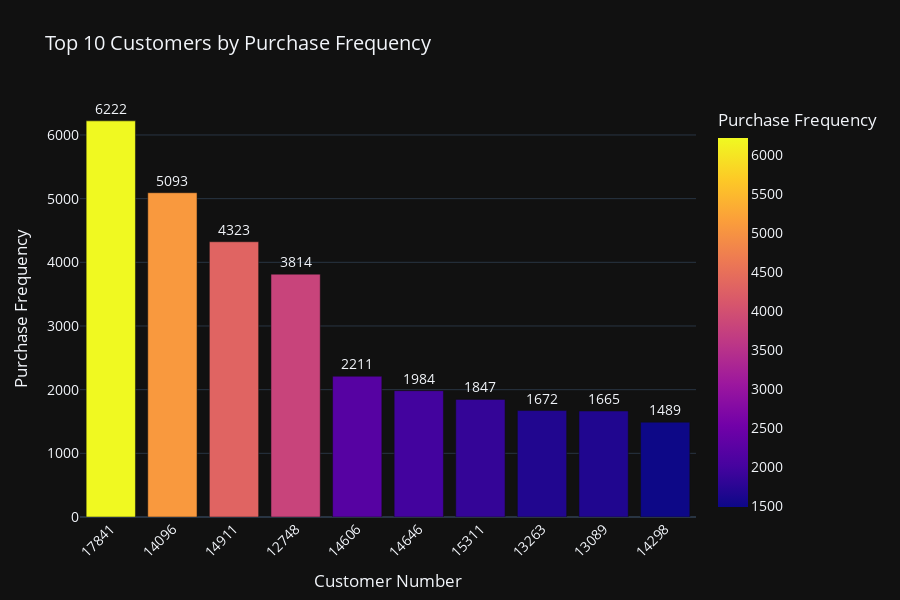

Notebook code cell kept with this figure:
### Markdown cell above
#### Top 10 Customers by Purchase Frequency

### Code cell
# Calculate customer purchase frequency
customer_purchase_frequency = transactions.groupby('CustomerNo')['TransactionNo'].count().reset_index()
customer_purchase_frequency.rename(columns={'TransactionNo': 'PurchaseFrequency'}, inplace=True)

# Get the top 10 customers by purchase frequency
top_customers_by_frequency = customer_purchase_frequency.sort_values(by='PurchaseFrequency', ascending=False).head(10)

# Convert CustomerNo to string for better labeling
top_customers_by_frequency['CustomerNo'] = top_customers_by_frequency['CustomerNo'].astype(str)

# Create a colorful bar chart
fig = px.bar(
    top_customers_by_frequency,
    x='CustomerNo',
    y='PurchaseFrequency',
    text='PurchaseFrequency',  # Display frequency values
    title="Top 10 Customers by Purchase Frequency",
    labels={'CustomerNo': 'Customer Number', 'PurchaseFrequency': 'Purchase Frequency'},
    color='PurchaseFrequency',  # Color based on purchase frequency
    template="plotly_dark"  # Dark theme
)

# Update layout for better visualization
fig.update_traces(texttemplate='%{text}', textposition='outside')
fig.update_layout(
    xaxis_title="Customer Number",
    yaxis_title="Purchase Frequency",
    xaxis_tickangle=-45,
    font=dict(size=14),
    width=900,
    height=600,
    title_font=dict(size=20)
)

# Show the plot
fig.show()

### Figure 1 — Plotly figure (JSON) as saved in the notebook; plotly's stock layout.template omitted (floating-point values rounded to 4 significant figures)
{"data": [{"alignmentgroup": "True", "hovertemplate": "Customer Number=%{x}<br>Purchase Frequency=%{marker.color}<extra></extra>", "legendgroup": "", "marker": {"color": [6222, 5093, 4323, 3814, 2211, 1984, 1847, 1672, 1665, 1489], "coloraxis": "coloraxis", "pattern": {"shape": ""}}, "name": "", "offsetgroup": "", "orientation": "v", "showlegend": false, "text": [6222, 5093, 4323, 3814, 2211, 1984, 1847, 1672, 1665, 1489], "textposition": "outside", "texttemplate": "%{text}", "type": "bar", "x": ["17841", "14096", "14911", "12748", "14606", "14646", "15311", "13263", "13089", "14298"], "xaxis": "x", "y": [6222, 5093, 4323, 3814, 2211, 1984, 1847, 1672, 1665, 1489], "yaxis": "y"}], "layout": {"barmode": "relative", "coloraxis": {"colorbar": {"title": {"text": "Purchase Frequency"}}, "colorscale": [[0, "#0d0887"], [0.1111, "#46039f"], [0.2222, "#7201a8"], [0.3333, "#9c179e"], [0.4444, "#bd3786"], [0.5556, "#d8576b"], [0.6667, "#ed7953"], [0.7778, "#fb9f3a"], [0.8889, "#fdca26"], [1, "#f0f921"]]}, "font": {"size": 14}, "height": 600, "legend": {"tracegroupgap": 0}, "title": {"font": {"size": 20}, "text": "Top 10 Customers by Purchase Frequency"}, "width": 900, "xaxis": {"anchor": "y", "domain": [0, 1], "tickangle": -45, "title": {"text": "Customer Number"}}, "yaxis": {"anchor": "x", "domain": [0, 1], "title": {"text": "Purchase Frequency"}}}}
